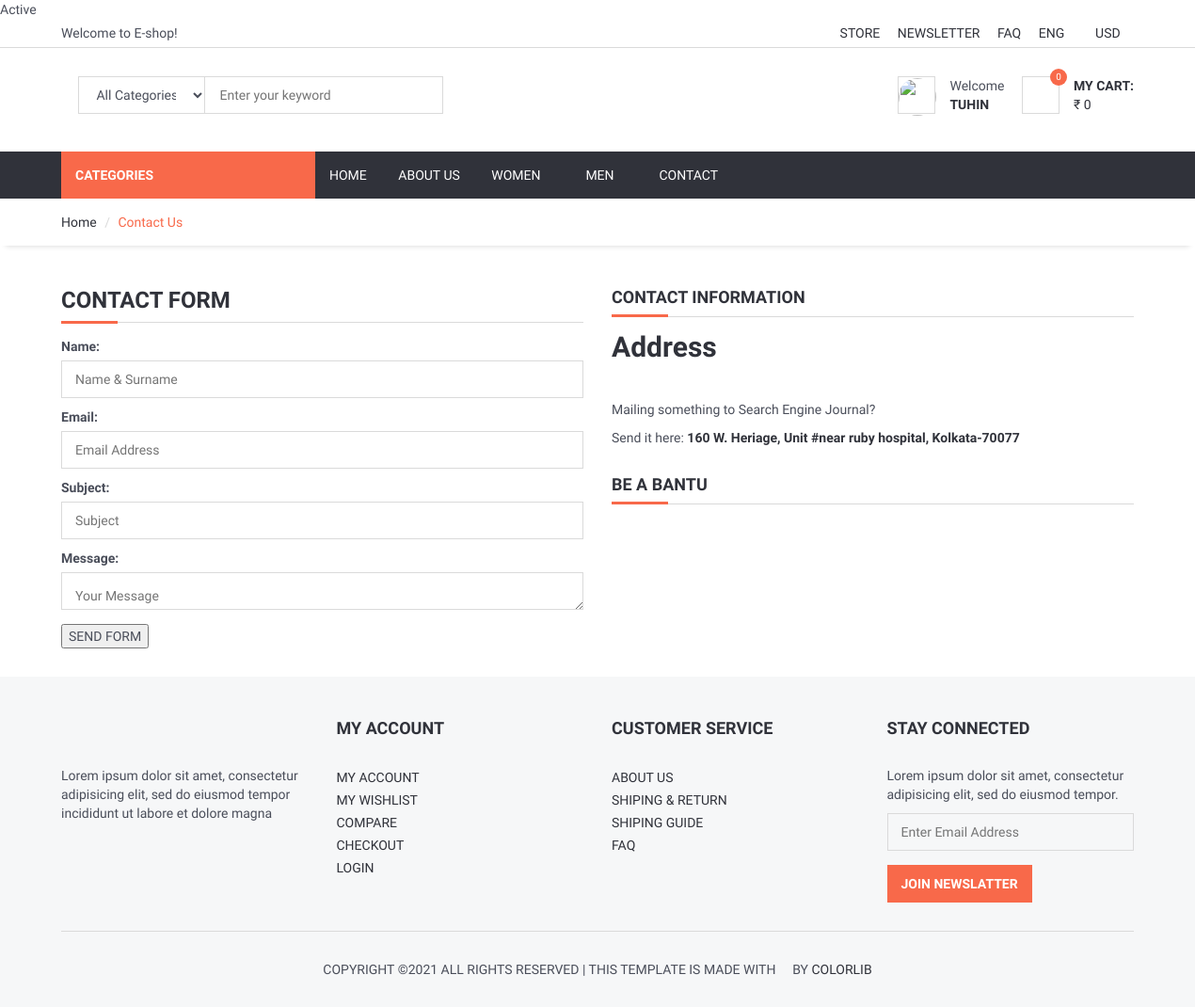
The page /contact/ (signed in) on the database its author committed.
### user/models.py (models this page shows, shortened)
class Subscriber(models.Model):
    STATUS = (
        ('Active', 'Active'),
        ('Expired', 'Expired'),
        ('Cancelled', 'Cancelled'),
        ('Failed', 'Failed'),
    )
    user = models.ForeignKey(User, on_delete=models.CASCADE)
    subcription = models.ForeignKey(Subscription_Duration, on_delete=models.CASCADE)
    start = models.DateTimeField(blank=True, default=datetime.now)
    code = models.CharField(max_length=10, editable=False)
    status = models.CharField(max_length=10, choices=STATUS, default='Failed')
    ip = models.CharField(blank=True, max_length=20)
    adminnote = models.CharField(blank=True, max_length=100)
    paid = models.BooleanField(default=False)
    TXNAMOUNT = models.CharField(blank=True, max_length=50)
    TXNID = models.CharField(blank=True, max_length=150)
    TXNDATE = models.CharField(blank=True, max_length=150)
    GATEWAYNAME = models.CharField(blank=True, max_length=150)
    BANKTXNID = models.CharField(blank=True, max_length=150)
    BANKNAME = models.CharField(blank=True, max_length=150)
    userEnds = models.DateTimeField(auto_now=True)

### home/models.py (models this page shows, shortened)
class Setting(models.Model):
    STATUS = (
        ('True', 'True'),
        ('False', 'False'),
    )
    title = models.CharField(max_length=150)
    keywords = models.CharField(max_length=255)
    description = models.CharField(max_length=255)
    company = models.CharField(max_length=50)
    address = models.CharField(blank=True,max_length=100)
    phone = models.CharField(blank=True,max_length=15)
    fax = models.CharField(blank=True,max_length=15)
    email = models.CharField(blank=True,max_length=50)
    icon = models.ImageField(blank=True,upload_to='images/')
    facebook = models.CharField(blank=True,max_length=50)
    instagram = models.CharField(blank=True,max_length=50)
    twitter = models.CharField(blank=True,max_length=50)
    youtube = models.CharField(blank=True, max_length=50)
    aboutus = RichTextUploadingField(blank=True)
    contact = RichTextUploadingField(blank=True)
    references = RichTextUploadingField(blank=True)
    status=models.CharField(max_length=10,choices=STATUS)
    create_at=models.DateTimeField(auto_now_add=True)
    update_at=models.DateTimeField(auto_now=True)

### home/views.py (the view, shortened to what this page needs)
# urls.py: path('contact/', views.contact, name='contact'),
def contact(request):
    category = Category.objects.all()
    setting = Setting.objects.get(pk=1)
    form = ContactForm
    context = {'setting': setting, 'form': form, 'category':category}
    return render(request, 'contact.html', context)

### home/templatetags/myapptags.py (called while the page is built, shortened)
@register.simple_tag
def categorylist():
    return Category.objects.all()

@register.simple_tag
def shopcartcount(userid):
    count = ShopCart.objects.filter(user_id=userid).count()
    return count

@register.simple_tag
def shopcartAmount(userid):
    totalamount = 0
    userShopCart = ShopCart.objects.filter(user_id=userid)
    return totalamount

@register.simple_tag
def shopcartItems(userid):
    userShopCart = ShopCart.objects.filter(user_id=userid)
    return userShopCart

@register.simple_tag
def check_productDiscount_expiry(request):
    discounts = ProductDiscount.objects.filter()
    return discounts

@register.simple_tag
def cashBackRecieved(): #byCoupon
    userOrders = Order.objects.filter(status='Completed', cashBackIssuedStatus=False)
    for everyuserOrder in userOrders:
        cashBack = everyuserOrder.cashBackIssued

### home/templates/contact.html (shortened to what this page needs)
{% extends 'homebase.html' %}
{% block sidebar %} {% include 'sidebar.html' %} {% endblock %}
{% block body %}
<div id="breadcrumb">
    <div class="container">
        <ul class="breadcrumb">
            <li><a href="/">Home</a></li>
            <li class="active">Contact Us</li>
        </ul>
    </div>
</div>
<div class="section">
    <div class="container">
        <div class="row">
            <div class="col-md-6">
                <div class="billing-details">
                    <div class="section-title">
                        <h3 class="title">Contact Form</h3>
                    </div>
                    <form class="clearfix" id="checkout-form" method="post">
                        {{ form.as_p }}
                        <input type="submit" value="SEND FORM">
                    </form>
                </div>
            </div>
            <div class="col-md-6">
                <div class="shiping-methods">
                    <div class="section-title">
                        <h4 class="title">Contact Information</h4>
                    </div>
                    {{setting.contact | safe}}
                </div>
                <div class="payments-methods">
                    <div class="section-title">
                        <h4 class="title">Be A Bantu</h4>
                    </div>
                </div>
            </div>
        </div>
    </div>
</div>
{% endblock %}

### home/templates/homebase.html (shortened to what this page needs)
<!DOCTYPE html>
<html lang="en">
{% load myapptags %}
{% categorylist as category %}
{% shopcartcount user.id as count %}
{% shopcartAmount user.id as totalamount %}
{% shopcartItems user.id as userShopCart %}
{% load mathfilters %}
{% checkActiveSubscription request user.id as sub_dict %}
{% check_productDiscount_expiry request as discountP %}
{% cashBackRecieved as none %}
<head>
    {% load static %}
    <link type="text/css" rel="stylesheet" href="{% static '' %}css/bootstrap.min.css" />
    <link type="text/css" rel="stylesheet" href="{% static 'css/slick.css' %}" />
    <link type="text/css" rel="stylesheet" href="{% static '' %}css/slick-theme.css" />
    <link type="text/css" rel="stylesheet" href="{% static '' %}css/nouislider.min.css" />
    <link rel="stylesheet" href="{% static '' %}css/font-awesome.min.css">
    <link type="text/css" rel="stylesheet" href="{% static '' %}css/style.css" />
    <link rel="stylesheet" href="https://ajax.googleapis.com/ajax/libs/jqueryui/1.11.4/themes/smoothness/jquery-ui.css">
</head>
<body>
{{ sub_dict.subscriptionPeriod }}
{% include 'header.html' %}
{% block sidebar %} {% endblock %}
{% block body %} {% endblock %}
{% include 'footer.html' %}
</body>
</html>

### home/templates/header.html (shortened to what this page needs)
{% load static %}
{% load mathfilters %}
	<header>
		<div id="top-header">
			<div class="container">
				<div class="pull-left">
					<span>Welcome to E-shop!</span>
				</div>
				<div class="pull-right">
					<ul class="header-top-links">
						<li><a href="#">Store</a></li>
						<li><a href="#">Newsletter</a></li>
						<li><a href="/faq">FAQ</a></li>
						<li class="dropdown default-dropdown">
							<a class="dropdown-toggle" data-toggle="dropdown" aria-expanded="true">ENG <i class="fa fa-caret-down"></i></a>
						</li>
						<li class="dropdown default-dropdown">
							<a class="dropdown-toggle" data-toggle="dropdown" aria-expanded="true">USD <i class="fa fa-caret-down"></i></a>
						</li>
					</ul>
				</div>
			</div>
		</div>
		<div id="header">
			<div class="container">
				<div class="pull-left">
					<div class="header-search">
						<form action="/search/" method="post">
							<input id="query" name="query" class="input search-input" type="text" placeholder="Enter your keyword">
							<select id="catid" name="catid" class="input search-categories">
								<option value="0">All Categories</option>
								{% load mptt_tags %}
							</select>
							<button class="search-btn"><i class="fa fa-search"></i></button>
						</form>
					</div>
				</div>
				<div class="pull-right">
					<ul class="header-btns">
						<li class="header-account dropdown default-dropdown">
			{% if user.id is not None %}
							<div class="dropdown-toggle" role="button" data-toggle="dropdown" aria-expanded="true">
								<div class="header-btns-icon">
									<img src="{{ request.session.userimage }}" style="height:40px; width:40px; border-radius:50%; object-fit: cover; " > </img>
								</div>
								Welcome<p>
								<strong class="text-uppercase">{{user.username}} <i class="fa fa-caret-down"></i></strong>
							</div>
			{% else %}
							Hello There<p>
							<a href="/login" class="text-uppercase" >Login</a> / <a href="/signup" class="text-uppercase">Join</a>
			{% endif %}
						</li>
						<li class="header-cart dropdown default-dropdown">
							<a class="dropdown-toggle" data-toggle="dropdown" aria-expanded="true">
								<div class="header-btns-icon">
									<i class="fa fa-shopping-cart"></i>
									<span class="qty">{{ count }}</span>
								</div>
								<strong class="text-uppercase">My Cart:</strong>
								<br>
								<span>₹ {{totalamount}}</span>
							</a>
						</li>
					</ul>
				</div>
			</div>
		</div>
	</header>

### home/static/css/style.css (style rules this page uses)
body { font-family: 'Hind', sans-serif; color: #4A4E5A; overflow-x: hidden; }
h1, h2, h3, h4, h5, h6 { color: #30323A; margin: 0 0 10px; font-weight: 700; }
a { color: #30323A; -webkit-transition: 0.3s color; transition: 0.3s color; }
strong { color: #30323A; }
ul, ol { margin: 0; padding: 0; list-style: none }
.input { width: 100%; height: 40px; padding: 0px 15px; border: none; background-color: transparent; -webkit-box-shadow: 0px 0px 0px 1px #DADADA inset, 0px 0px 0px 5px transparent; box-shadow: 0px 0px 0px 1px #DADADA inset, 0px 0px 0px 5px transparent; -webkit-transition: 0.3s all; transition: 0.3s all; }
textarea.input { padding: 15px; }
.section { padding-top: 30px; padding-bottom: 30px; }
.section-title { position: relative; margin-bottom: 15px; margin-top: 15px; border-bottom: 1px solid #DADADA; }
.section-title .title { display: inline-block; text-transform: uppercase; }
.section-title:after { content: ""; position: absolute; left: 0; bottom: -1.5px; height: 3px; width: 60px; background-color: #F8694A; }
#breadcrumb { -webkit-box-shadow: 0px 6px 6px -6px rgba(0, 0, 0, 0.175); box-shadow: 0px 6px 6px -6px rgba(0, 0, 0, 0.175); }
.breadcrumb { background-color: transparent; border: none; border-radius: 0px; padding: 15px 0px; margin: 0; }
.breadcrumb>.active { color: #F8694A; }
.breadcrumb>li+li:before { color: #DADADA; }
#header { padding-top: 15px; padding-bottom: 15px; }
#top-header { padding-top: 5px; padding-bottom: 5px; border-bottom: 1px solid #DADADA; }
.header-top-links>li { display: inline-block; }
.header-top-links>li+li { margin-left: 15px; }
.header-top-links>li>a { cursor: pointer; text-transform: uppercase; }
.header-search { display: inline-block; padding: 15px 0px; max-width: 400px; }
.header-search>form { position: relative; }
.header-search>form .search-input { padding-left: 150px; padding-right: 45px; }
.header-search>form .search-categories { position: absolute; left: 0px; top: 0px; width: 135px; }
.header-search>form .search-btn { position: absolute; top: 0px; right: 0px; width: 40px; height: 40px; background-color: transparent; border: none; }
.header-btns>li { display: inline-block; vertical-align: top; padding: 15px 0px; }
.header-btns>li+li { margin-left: 15px; }
.header-btns>li .header-btns-icon { position: relative; float: left; margin-right: 15px; width: 40px; height: 40px; line-height: 40px; text-align: center; color: #30323A; background-color: #FFF; border: 1px solid #DADADA; }
.header-btns .dropdown-toggle { display: block; cursor: pointer; }
.header-cart .header-btns-icon .qty { position: absolute; right: -9px; top: -9px; width: 18px; height: 18px; line-height: 18px; text-align: center; font-size: 10px; background: #F8694A; color: #FFF; border-radius: 50%; }
.shiping-methods { margin-bottom: 30px; }

### rows shown on the page
Subscriber: subscriptionPeriod "Active"
Setting: contact "Address Mailing something to Search Engine Journal? Send it here: 160 W. Heriage, Unit #near ruby hospital, Kolkata-70077"

### other values the page prints
{{ user.username }} "TUHIN"
{{ count }} "0"
{{ totalamount }} "0"
